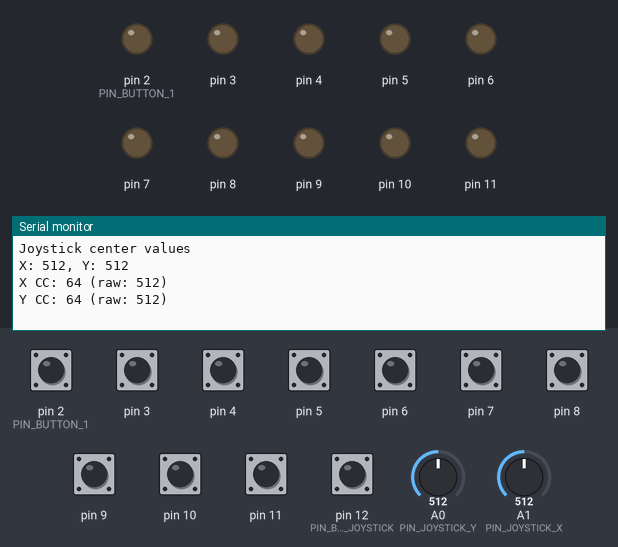
Bench run of a program on a simulated Teensy 3. On the bench: output pins drawn as LEDs (lit = HIGH), the last lines printed to the serial monitor. The inputs (shaded band) are chosen by the test bench; at power-on: pin 2 (PIN_BUTTON_1), pin 3–11, pin 12 (PIN_BUTTON_JOYSTICK) HIGH, A0 (PIN_JOYSTICK_Y) = 512, A1 (PIN_JOYSTICK_X) = 512. MIDI output is not drawn.

Above: at 3.2 s.
3.3 s: pin 2 (PIN_BUTTON_1) pulled LOW for 0.15 s
At 4.2 s:
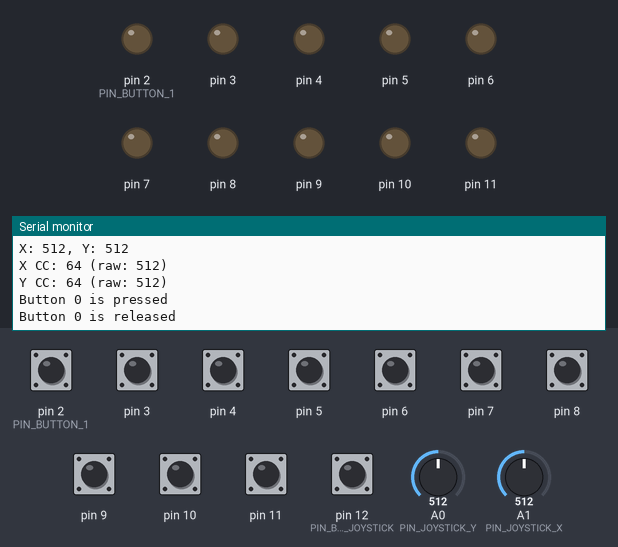
4.9 s: pin 12 (PIN_BUTTON_JOYSTICK) pulled LOW for 0.15 s
At 5.4 s:
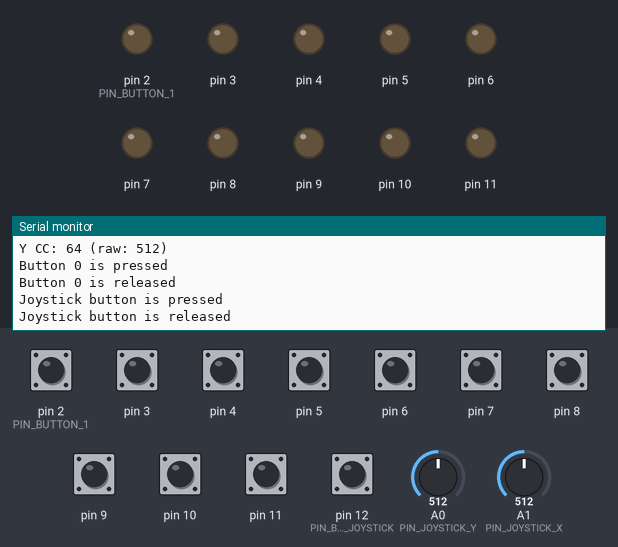
6.5 s: A0 (PIN_JOYSTICK_Y) set to 716
At 6.9 s:
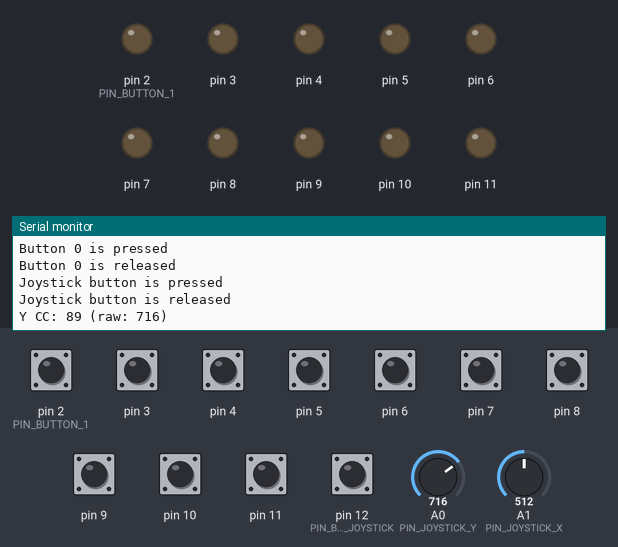
8.0 s: A1 (PIN_JOYSTICK_X) set to 716
At 9.2 s:
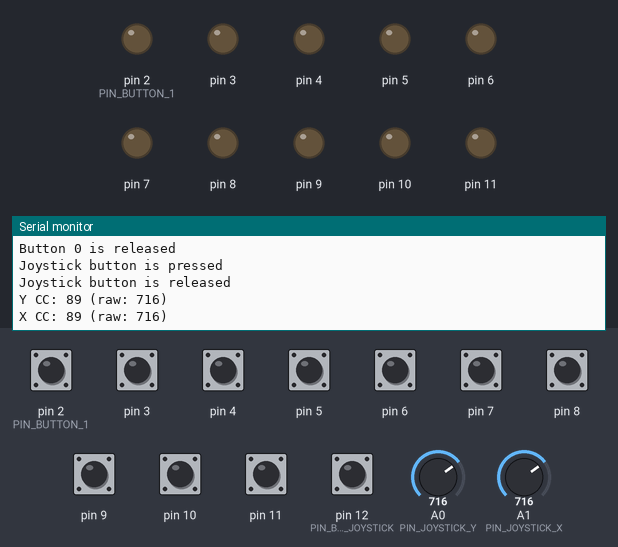
9.5 s: pin 3 pulled LOW for 0.15 s
At 9.64 s:
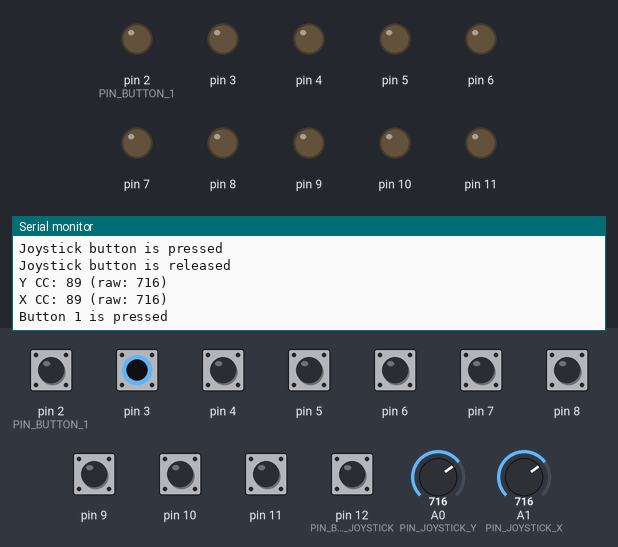
11.1 s: pin 4 pulled LOW for 0.15 s
At 12.6 s:
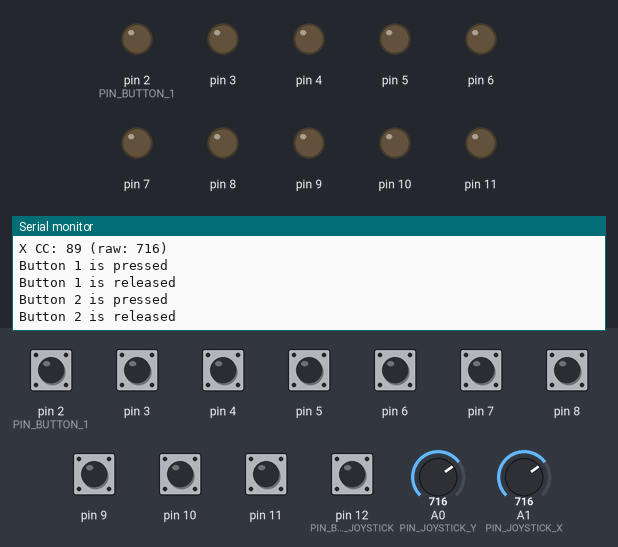

The program:

main.cpp
```cpp
#include <Arduino.h>
#include <MIDI.h>
#include <array>
#include "Bounce2.h"

#define PIN_BUTTON_1 2
#define PIN_BUTTON_JOYSTICK 12
#define PIN_JOYSTICK_X 15
#define PIN_JOYSTICK_Y 14

static constexpr int s_debounceIntervalMs = 5;

static int joystickCenterX = 0;
static int joystickCenterY = 0;
static Bounce joystickButton;

static std::array<Bounce, 10> buttons;
constexpr std::array<uint8_t, 10> s_buttonsToMidiNotes {40, 41, 43, 45, 46, 44, 42, 37, 39, 38};

MIDI_CREATE_INSTANCE(HardwareSerial, Serial1, MIDI);
constexpr int s_midiChannel = 6;

void playStartupSequence()
{
  for (size_t i = 0; i < buttons.size(); ++i) {
    pinMode(PIN_BUTTON_1 + i, OUTPUT_OPENDRAIN);
    delayMicroseconds(1000*100);
  }

  for (size_t i = 0; i < buttons.size(); ++i) {
    pinMode(PIN_BUTTON_1 + i, INPUT_PULLUP);
    delayMicroseconds(1000*100);
  }
}

uint8_t getMappedJoystickValue(int rawValue, int centerValue)
{
  constexpr uint8_t s_targetCenterValue = 64;
  constexpr int s_joystickCenterZone = 1;

    if (abs(rawValue - centerValue) <= s_joystickCenterZone) {
      return s_targetCenterValue;
    } else if (rawValue < centerValue) {
      const auto mappedValue = map(rawValue, 0, centerValue - s_joystickCenterZone, 0, s_targetCenterValue);
      return uint8_t(max(mappedValue, 0));
    } else {
      const auto mappedValue = map(rawValue, centerValue + s_joystickCenterZone, 1023, s_targetCenterValue, 127);
      return uint8_t(min(mappedValue, 127));
    }
}

void setup()
{
  playStartupSequence();

  for (size_t i = 0; i < buttons.size(); ++i) {
    buttons[i].attach(2 + i, INPUT_PULLUP);
    buttons[i].interval(s_debounceIntervalMs);
  }
  joystickButton.attach(PIN_BUTTON_JOYSTICK, INPUT_PULLUP);
  joystickButton.interval(s_debounceIntervalMs);

  pinMode(PIN_JOYSTICK_X, INPUT);
  pinMode(PIN_JOYSTICK_Y, INPUT);

  delayMicroseconds(1000);

  joystickCenterX = analogRead(PIN_JOYSTICK_X);
  joystickCenterY = analogRead(PIN_JOYSTICK_Y);

  Serial.begin(115200);
  while (!Serial && millis() < 5000)
    ;

  Serial.printf("Joystick center values\nX: %d, Y: %d\n", joystickCenterX, joystickCenterY);

  MIDI.begin();
}

void loop()
{
  for (size_t i = 0; i < buttons.size(); ++i) {
    buttons[i].update();

    if (buttons[i].fell()) {
      Serial.printf("Button %d is pressed\n", i);

      MIDI.sendNoteOn(s_buttonsToMidiNotes[i], 127, s_midiChannel);
    }

    if (buttons[i].rose()) {
      Serial.printf("Button %d is released\n", i);

      MIDI.sendNoteOff(s_buttonsToMidiNotes[i], 127, s_midiChannel);
    }
  }

  joystickButton.update();
  if (joystickButton.fell()) {
      Serial.println("Joystick button is pressed");
  }

  if (joystickButton.rose()) {
      Serial.println("Joystick button is released");
  }

  const auto joystickX = analogRead(PIN_JOYSTICK_X);
  const auto joystickY = analogRead(PIN_JOYSTICK_Y);

  const auto mappedX = getMappedJoystickValue(joystickX, joystickCenterX);
  const auto mappedY = getMappedJoystickValue(joystickY, joystickCenterY);

  static uint8_t lastJoystickX = 0;
  static uint8_t lastJoystickY = 0;

  if (mappedX != lastJoystickX) {
    lastJoystickX = mappedX;

    Serial.printf("X CC: %d (raw: %d)\n", mappedX, joystickX);
    MIDI.sendControlChange(77, mappedX, s_midiChannel);
  }

  if (mappedY != lastJoystickY) {
    lastJoystickY = mappedY;

    Serial.printf("Y CC: %d (raw: %d)\n", mappedY, joystickY);
    MIDI.sendAfterTouch(mappedY, s_midiChannel);
  }
}
```

Measured:
- after the input at 3.3 s, the serial monitor: prints a new line at once (image 1)
- after the input at 4.9 s, the serial monitor: prints a new line at once (image 2)
- after the input at 6.5 s, the serial monitor: prints a new line at once (image 3)
- after the input at 8.0 s, the serial monitor: prints a new line at once (image 4)
- after the input at 9.5 s, the serial monitor: prints a new line at once (image 5)
- after the input at 11.1 s, the serial monitor: prints a new line at once (image 6)
